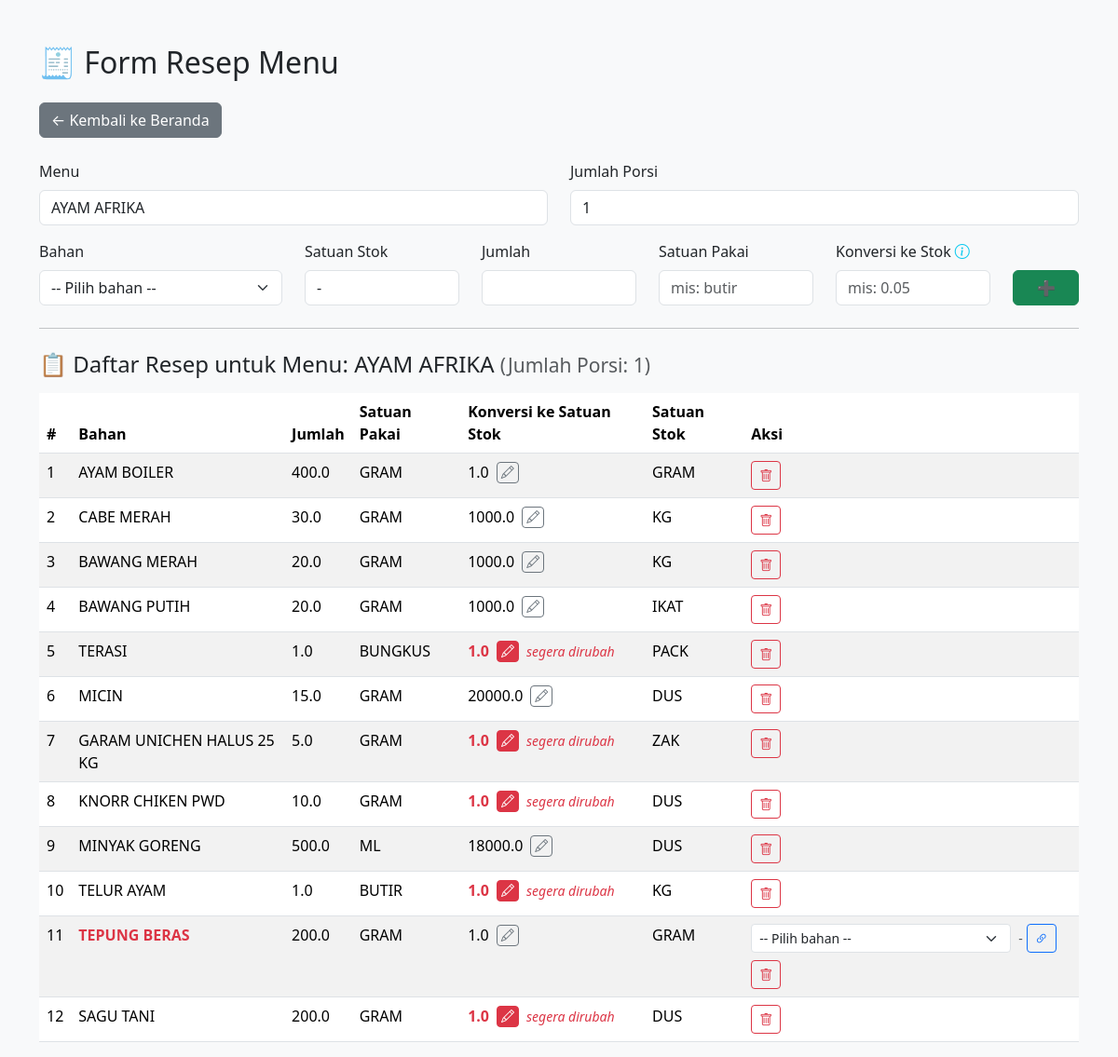
Page /resep/AYAM AFRIKA on the committed database.
### tables this page shows
CREATE TABLE Resep (
    nm_menu TEXT,
    nm_bahan TEXT,
    qty REAL,
    satuan_pakai TEXT,
    konversi REAL,
    satuan_stok TEXT
);

### app.py (the view, shortened to what this page needs)
@app.route('/resep/<nama_menu>', methods=['GET', 'POST'])
def kelola_resep(nama_menu):
    semua_menu = db.ambil_semua_menu_dari_resep()
    semua_bahan = db.ambil_semua_bahan()
    resep = db.ambil_resep_per_menu(nama_menu)
    porsi = db.get_porsi(nama_menu)
    return render_template(
        'resep.html',
        nama_menu=nama_menu,
        semua_bahan=semua_bahan,
        semua_menu=semua_menu,
        resep=resep,
        selected_menu=nama_menu,
        porsi=porsi
    )

### models.py (called while the page is built)
    def get_porsi(self, nm_menu):
        self.cursor.execute("SELECT porsi FROM Menu WHERE nm_menu = ?", (nm_menu,))
        hasil = self.cursor.fetchone()
        return hasil[0] if hasil else ''

    def ambil_semua_bahan(self):
        self.cursor.execute("SELECT Nm_bahan, Satuan FROM Bahan order by nm_bahan COLLATE NOCASE ASC")
        return self.cursor.fetchall()

    def ambil_semua_menu_dari_resep(self):
        self.cursor.execute("SELECT DISTINCT nm_menu FROM Resep")
        hasil = [row[0] for row in self.cursor.fetchall()]
        return hasil

    def ambil_resep_per_menu(self, nm_menu):
        self.cursor.execute("""
            SELECT Nm_bahan, Qty, Satuan_pakai, Konversi, Satuan_stok
            FROM Resep
            WHERE Nm_menu = ?
        """, (nm_menu,))
        return self.cursor.fetchall()

### templates/resep.html (shortened to what this page needs)
<!DOCTYPE html>
<html lang="id">
<head>
    <link href="https://cdn.jsdelivr.net/npm/bootstrap@5.3.3/dist/css/bootstrap.min.css" rel="stylesheet">
    <link rel="stylesheet" href="https://cdn.jsdelivr.net/npm/bootstrap-icons@1.10.5/font/bootstrap-icons.css">
    <link href="https://cdn.jsdelivr.net/npm/select2@4.1.0-rc.0/dist/css/select2.min.css" rel="stylesheet" />
    <link href="https://cdn.jsdelivr.net/npm/select2@4.1.0-rc.0/dist/css/select2.min.css" rel="stylesheet" />
</head>
<body class="bg-light">
<div class="container mt-5">
    <h2 class="mb-4">🧾 Form Resep Menu</h2>
    <div class="mb-4">
        <a href="/" class="btn btn-secondary">← Kembali ke Beranda</a>
    </div>
<form action="" method="POST" class="mt-4">
    <div class="row mb-3">
        <div class="col-md-6">
            <label class="form-label">Menu</label>
            <input type="text" class="form-control" value="{{ nama_menu }}" readonly>
        </div>
        <div class="col-md-6">
            <label class="form-label">Jumlah Porsi</label>
            <input type="number" name="porsi" class="form-control" value="{{ porsi or '' }}" min="1" required>
        </div>
    </div>
    <div class="row">
        <div class="col-md-3">
            <label class="form-label">Bahan</label>
            <select id="nm_bahan" name="nm_bahan" class="form-select select2" required onchange="tampilkanSatuan()">
                <option disabled selected value="">-- Pilih bahan --</option>
            </select>
        </div>
        <div class="col-md-2">
            <label class="form-label">Satuan Stok</label>
            <div class="form-control" id="satuan-stok-label">-</div>
        </div>
        <div class="col-md-2">
            <label class="form-label">Jumlah</label>
            <input type="number" step="any" name="qty" class="form-control" required>
        </div>
        <div class="col-md-2">
            <label class="form-label">Satuan Pakai</label>
            <input type="text" name="satuan_pakai" class="form-control" placeholder="mis: butir" required>
        </div>
        <div class="col-md-2">
            <label class="form-label">Konversi ke Stok
                <i class="bi bi-info-circle text-info" data-bs-toggle="tooltip" data-bs-placement="top"
                title="Berapa satuan stok (asli) yang dibutuhkan per 1 satuan pakai. Contoh: 1 butir telur = 0.05 kg. Maka isi: 0.05">
                </i>
            </label>
            <input type="number" step="any" name="konversi" class="form-control" placeholder="mis: 0.05" required>
        </div>
        <div class="col-md-1 d-flex align-items-end">
            <button type="submit" class="btn btn-success w-100">➕</button>
        </div>
    </div>
</form>
<hr class="my-4">
    <h4 class="mb-3">
        📋 Daftar Resep untuk Menu: {{ nama_menu }}
        <small class="text-muted">(Jumlah Porsi: {{ porsi or 0 }})</small>
    </h4>
    {% if resep %}
    <table class="table table-striped">
        <thead>
            <tr>
                <th>#</th>
                <th>Bahan</th>
                <th>Jumlah</th>
                <th>Satuan Pakai</th>
                <th>Konversi ke Satuan Stok</th>
                <th>Satuan Stok</th>
                <th>Aksi</th>
            </tr>
        </thead>
        <tbody>
            {% for r in resep %}
            {% set bahan_ditemukan = r[0] in semua_bahan | map(attribute=0) | list %}
            <tr>
                <td>{{ loop.index }}</td>
                <td class="{% if not bahan_ditemukan %}text-danger fw-bold{% endif %}"
                    title="{% if not bahan_ditemukan %}Bahan ini tidak tersedia di stok{% endif %}">
                    {{ r[0] }}
                </td>
                <td>{{ r[1] }}</td>
                <td>{{ r[2] }}</td>
                <td>
                    <div class="d-flex align-items-center gap-2">
                        <span id="konversi-display-{{ loop.index }}"
                            class="{% if r[2]|lower != r[4]|lower and r[3] == 1.0 %}text-danger fw-bold{% endif %}">
                            {{ r[3] }}
                        </span>
                        <button type="button"
                            class="btn btn-sm {% if r[2]|lower != r[4]|lower and r[3] == 1.0 %}btn-danger{% else %}btn-outline-secondary{% endif %} py-0 px-1"
                            onclick="toggleEditForm({{ loop.index }})"
                            title="Edit konversi">
                            <i class="bi bi-pencil"></i>
                        </button>
                        {% if r[2]|lower != r[4]|lower and r[3] == 1.0 %}
                        <span class="text-danger small fst-italic">segera dirubah</span>
                        {% endif %}
                    </div>
                </td>
                <td>{{ r[4] }}</td>
                <td>
                    <div class="d-flex flex-wrap align-items-center gap-2">
                        {% if not bahan_ditemukan %}
                        <form method="POST" action="{{ url_for('tautkan_bahan_resep') }}" class="d-flex align-items-center gap-1">
                            <div class="d-flex align-items-center">
                                <select name="nm_bahan_baru" class="form-select form-select-sm select2-autocomplete" onchange="tampilkanSatuanDropdown(this)" style="min-width: 150px;">
                                    <option disabled selected value="">-- Pilih bahan --</option>
                                </select>
                                <div class="ms-2 satuan-preview text-muted small">-</div>
                            </div>
                            <button type="submit" class="btn btn-outline-primary btn-sm" title="Hubungkan ke stok">
                                <i class="bi bi-link-45deg"></i>
                            </button>
                        </form>
                        {% endif %}
                        <form method="POST" action="{{ url_for('hapus_bahan_resep') }}" onsubmit="return confirm('Yakin ingin menghapus bahan ini dari resep?')">
                            <button type="submit" class="btn btn-outline-danger btn-sm">
                                <i class="bi bi-trash"></i>
                            </button>
                        </form>
                    </div>
                </td>
            </tr>
            {% endfor %}
        </tbody>
    </table>
    {% else %}
    <p class="text-muted">Belum ada bahan dalam resep ini.</p>
    {% endif %}
</body>
</html>

### rows in the picture
Resep: nm_bahan "AYAM BOILER", qty "400.0", satuan_pakai "GRAM", konversi "1.0", satuan_stok "GRAM"
Resep: nm_bahan "CABE MERAH", qty "30.0", satuan_pakai "GRAM", konversi "1000.0", satuan_stok "KG"
Resep: nm_bahan "BAWANG MERAH", qty "20.0", satuan_pakai "GRAM", konversi "1000.0", satuan_stok "KG"
Resep: nm_bahan "BAWANG PUTIH", qty "20.0", satuan_pakai "GRAM", konversi "1000.0", satuan_stok "IKAT"
Resep: nm_bahan "TERASI", qty "1.0", satuan_pakai "BUNGKUS", konversi "1.0", shows "segera dirubah", satuan_stok "PACK"
Resep: nm_bahan "MICIN", qty "15.0", satuan_pakai "GRAM", konversi "20000.0", satuan_stok "DUS"
Resep: nm_bahan "GARAM UNICHEN HALUS 25 KG", qty "5.0", satuan_pakai "GRAM", konversi "1.0", shows "segera dirubah", satuan_stok "ZAK"
Resep: nm_bahan "KNORR CHIKEN PWD", qty "10.0", satuan_pakai "GRAM", konversi "1.0", shows "segera dirubah", satuan_stok "DUS"
Resep: nm_bahan "MINYAK GORENG", qty "500.0", satuan_pakai "ML", konversi "18000.0", satuan_stok "DUS"
Resep: nm_bahan "TELUR AYAM", qty "1.0", satuan_pakai "BUTIR", konversi "1.0", shows "segera dirubah", satuan_stok "KG"
Resep: nm_bahan "TEPUNG BERAS", qty "200.0", satuan_pakai "GRAM", konversi "1.0", satuan_stok "GRAM"
Resep: nm_bahan "SAGU TANI", qty "200.0", satuan_pakai "GRAM", konversi "1.0", shows "segera dirubah", satuan_stok "DUS"

### other values in the picture
{{ nama_menu }} "AYAM AFRIKA"
{{ porsi or 0 }} "1"
